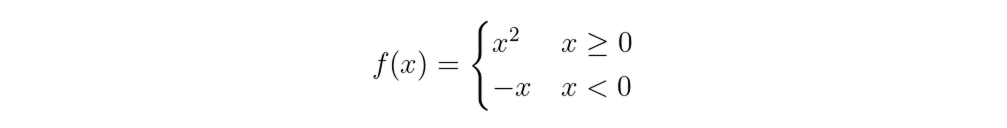
#> input picture services/FormulaRecognition/tests/corpus/cases-scaled.webp, 2014 x 256 px (shown at 1/2 size)
$ python -i utils.py   (imports and definitions only)
#> lines starting #> are read from the running program, lines starting #| are printed output that depends on the picture
#> further down, picture is the input picture: shape (256, 2014, 3); min 0, max 255, mean 252.9
import traceback
from io import BytesIO
from pathlib import Path
from typing import Union, List

import cv2
import numpy as np
from PIL import Image, UnidentifiedImageError
from onnxruntime import ExecutionMode, InferenceSession
from onnxruntime.capi.onnxruntime_pybind11_state import (
    SessionOptions,
    GraphOptimizationLevel,
)

InputType = Union[str, np.ndarray, bytes, Path, Image.Image]


class OrtInferSession:
    # [50 lines left out: functions __init__, _init_sess_opt, __call__, get_input_names, not called in this run]

    def get_output_name(self, output_idx=0):
        return self.session.get_outputs()[output_idx].name

    def get_metadata(self):
        meta_dict = self.session.get_modelmeta().custom_metadata_map
        return meta_dict

    # [10 lines left out: function verify_exist, not called in this run]


class ONNXRuntimeError(Exception):
    pass


class LoadImageError(Exception):
    pass


class LoadImage:
    def __init__(self):
        pass

    # [57 lines left out: functions __call__, load_img, convert_img, not called in this run]

    @staticmethod
    def cvt_two_to_three(img: np.ndarray) -> np.ndarray:
        """gray + alpha → BGR"""
        img_gray = img[..., 0]
        img_bgr = cv2.cvtColor(img_gray, cv2.COLOR_GRAY2BGR)

        img_alpha = img[..., 1]
        not_a = cv2.bitwise_not(img_alpha)
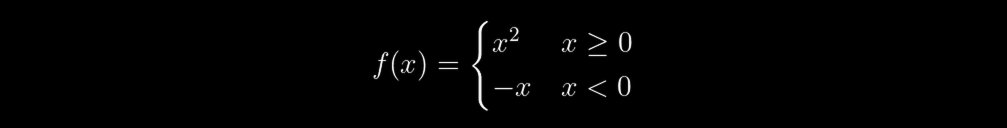
#> not_a: shape (256, 2014) (shown at 1/2 size); min 0, max 255, mean 2.1
        not_a = cv2.cvtColor(not_a, cv2.COLOR_GRAY2BGR)
#> not_a: shape (256, 2014, 3)

        new_img = cv2.bitwise_and(img_bgr, img_bgr, mask=img_alpha)
        new_img = cv2.add(new_img, not_a)
#> new_img: shape (256, 2014, 3); every value is 255
        return new_img

    # [51 lines left out: functions cvt_four_to_three, verify_exist, resize_and_center_crop, not called in this run]

>>> import cv2
>>> picture = cv2.cvtColor(cv2.imread('../../../FormulaRecognition/tests/corpus/cases-scaled.webp'), cv2.COLOR_BGR2RGB)
>>> result = LoadImage().cvt_two_to_three(picture)

$ run again, on services/FormulaRecognition/tests/corpus/fractions-scaled.webp
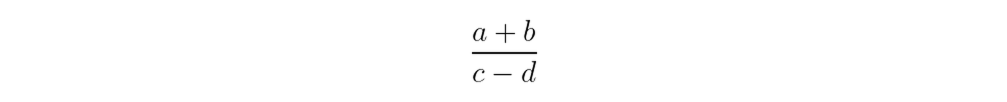
#> input picture services/FormulaRecognition/tests/corpus/fractions-scaled.webp, 2014 x 204 px (shown at 1/2 size)
#> picture is the input picture: shape (204, 2014, 3); min 0, max 255, mean 253.9
#> in cvt_two_to_three, `not_a = cv2.bitwise_not(img_alpha)`:
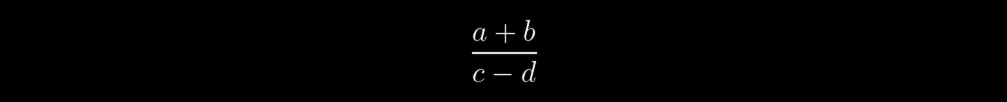
#> not_a: shape (204, 2014) (shown at 1/2 size); min 0, max 255, mean 1.1
#> new_img: shape (204, 2014, 3); every value is 255

$ run again, on services/FormulaRecognition/tests/corpus/greek-scaled.webp
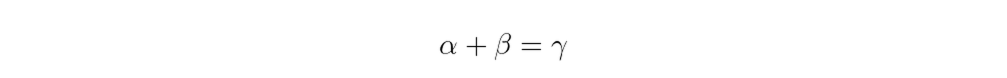
#> input picture services/FormulaRecognition/tests/corpus/greek-scaled.webp, 2014 x 156 px (shown at 1/2 size)
#> picture is the input picture: shape (156, 2014, 3); min 0, max 255, mean 254.2
#> in cvt_two_to_three, `not_a = cv2.bitwise_not(img_alpha)`:
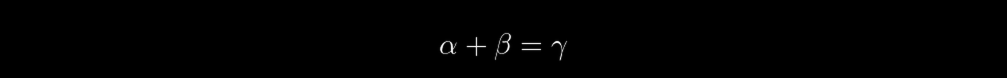
#> not_a: shape (156, 2014) (shown at 1/2 size); min 0, max 255, mean 0.8
#> new_img: shape (156, 2014, 3); every value is 255
